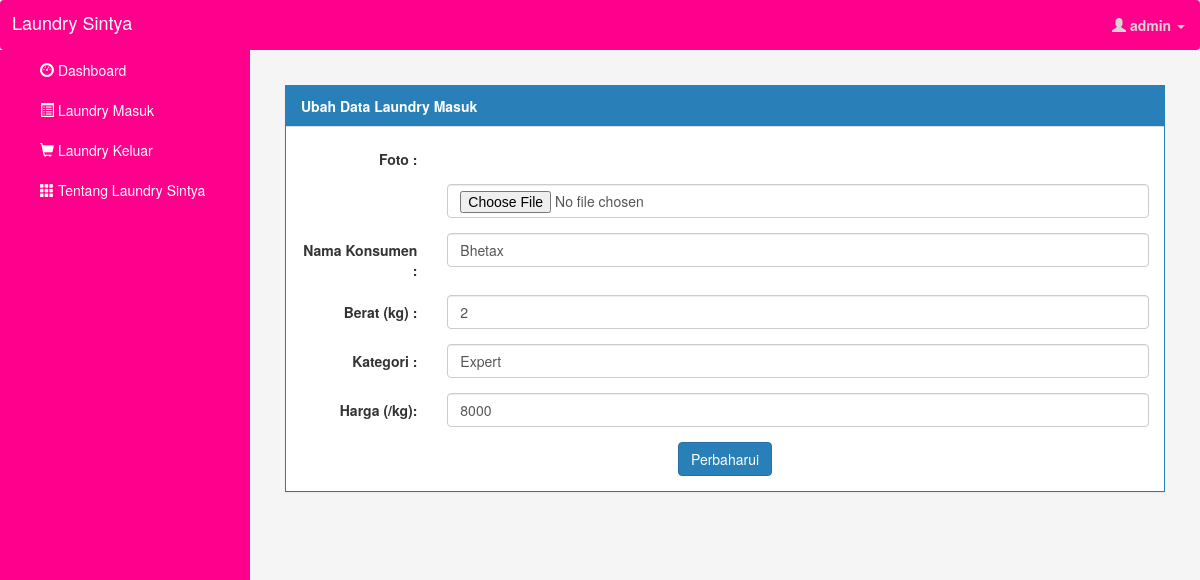
/laundry-masuk/ubah.php?id=6 (signed in), run on the app's committed database.
### tables this page shows
CREATE TABLE `transaksi` (
  `id` int(11) NOT NULL,
  `masuk` date NOT NULL,
  `keluar` date NOT NULL,
  `nama_konsumen` varchar(25) NOT NULL,
  `berat` int(11) NOT NULL,
  `kategori` varchar(25) NOT NULL,
  `status` varchar(20) DEFAULT NULL,
  `diambil` date DEFAULT NULL,
  `harga_satuan` int(11) NOT NULL,
  `harga_total` int(11) NOT NULL
);

### laundry-masuk/functions.php (called while the page is built, shortened)
<?php
    require('../koneksi.php');
    function tampil($query) {
        global $conn;
        $result = mysqli_query($conn, $query);
        $rows = [];
        while($row = mysqli_fetch_assoc($result)) {
            $rows[] = $row;
        }
        return $rows;
    }
?>

### laundry-masuk/ubah.php (the view, shortened to what this page needs)
<?php
    require 'functions.php';
    $id = $_GET["id"];
    $enter = tampil("SELECT * FROM transaksi WHERE id = $id")[0];
    include ('../view/header.php');
?>
<div id="page-content-wrapper">
    <div class="container-fluid">
        <div class="row">
            <div class="col-lg-12">
                <div class="panel panel-default">
                    <div class="panel-heading">Ubah Data Laundry Masuk</div>
                    <div class="panel-body">
                        <form class="form-horizontal" role="form" action="" method="post" enctype="multipart/form-data">
							<div class="form-group">
                               <label class="control-label col-sm-2">Foto :</label>
                                <div class="col-sm-10">
                                </div>
                            </div>
							<div class="form-group">
                               <label class="control-label col-sm-2"></label>
                                <div class="col-sm-10">
                                    <input type="file" accept="image/x-png,image/jpeg"  id="file"  onchange="loadFile(event)" class="form-control" name="gambartxt" required>
                                </div>
                            </div>
                            <div class="form-group">
                                <label class="control-label col-sm-2">Nama Konsumen :</label>
                                <div class="col-sm-10">
                                    <input type="text" class="form-control" name="nama_konsumen" placeholder="Bheta" value="<?= $enter["nama_konsumen"]; ?>" required>
                                </div>
                            </div>
                            <div class="form-group">
                                <label class="control-label col-sm-2">Berat (kg) :</label>
                                <div class="col-sm-10">
                                    <input type="text" class="form-control" name="berat" placeholder="2" value="<?= $enter["berat"]; ?>" required>
                                </div>
                            </div>
                            <div class="form-group">
                                <label class="control-label col-sm-2">Kategori :</label>
                                <div class="col-sm-10">
                                    <input type="text" class="form-control" name="kategori" value="<?= $enter["kategori"]; ?>" placeholder="Normal">
                                </div>
                            </div>
                            <div class="form-group">
                                <label class="control-label col-sm-2">Harga (/kg):</label>
                                <div class="col-sm-10">
                                    <input type="text" name="harga" class="form-control" value="<?= $enter["harga_satuan"]; ?>" placeholder="4000">
                                </div>
                            </div>
                            <div class="text-center">
                                <button class="btn btn-primary" name="update" value="update" type="submit">Perbaharui</button>
                            </div>
                        </form>
                    </div>
                </div>
            </div>
        </div>
    </div>
</div>
<?php
    include('../view/footer.php');
?>

### css/main.css (style rules this page uses)
body { background: #F5F5F5; }
.panel { margin-top: 15px; border: 1px solid #2980b9; border-radius: 0; transition: box-shadow 0.5s; }
.panel-heading { color: #fff !important; font-weight: bold; background-color: #2980b9 !important; border-bottom: 1px solid transparent; border-top-left-radius: 0px; border-top-right-radius: 0px; border-bottom-left-radius: 0px; border-bottom-right-radius: 0px; }
.panel-body .btn { background-color: #2980b9; color: #fff; }

### css/sidebar.css (style rules this page uses)
#page-content-wrapper { width: 100%; position: absolute; padding: 15px; }
@media (min-width:768px) { #page-content-wrapper { padding: 20px; position: relative; } }

### data on the page
transaksi: nama_konsumen "Bhetax", berat "2", kategori "Expert", harga "8000"

### other printed values
$_SESSION["user"] "admin"
